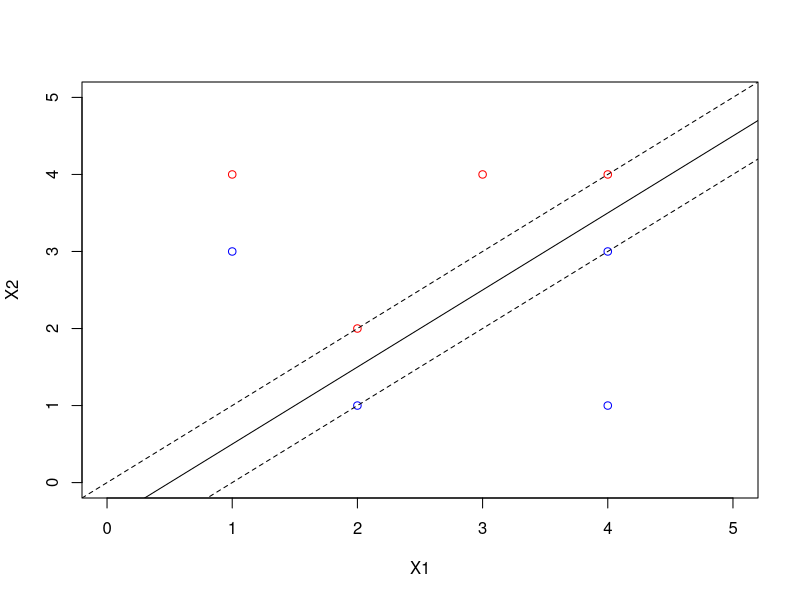

Reproduce this figure in R.
X1 = c(3, 2, 4, 1, 2, 4, 4)
X2 = c(4, 2, 4, 4, 1, 3, 1)
colors = c("red", "red", "red", "red", "blue", "blue", "blue")
plot(X1, X2, col = colors, xlim = c(0, 5), ylim = c(0, 5))

abline(0, 1, lty =2)
abline(-0.5, 1)
abline(-1, 1,lty =2)

points(c(1), c(3), col = c("blue"))
